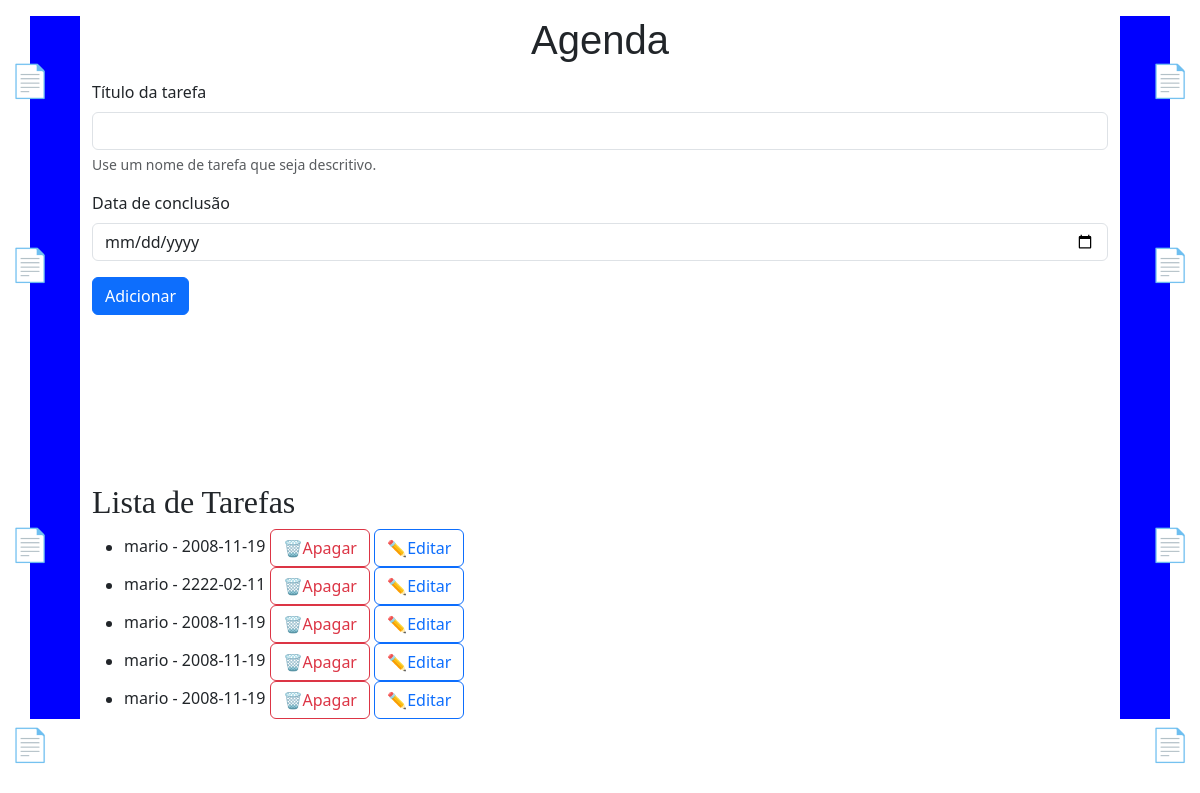
Page /agenda on the earlier database version.
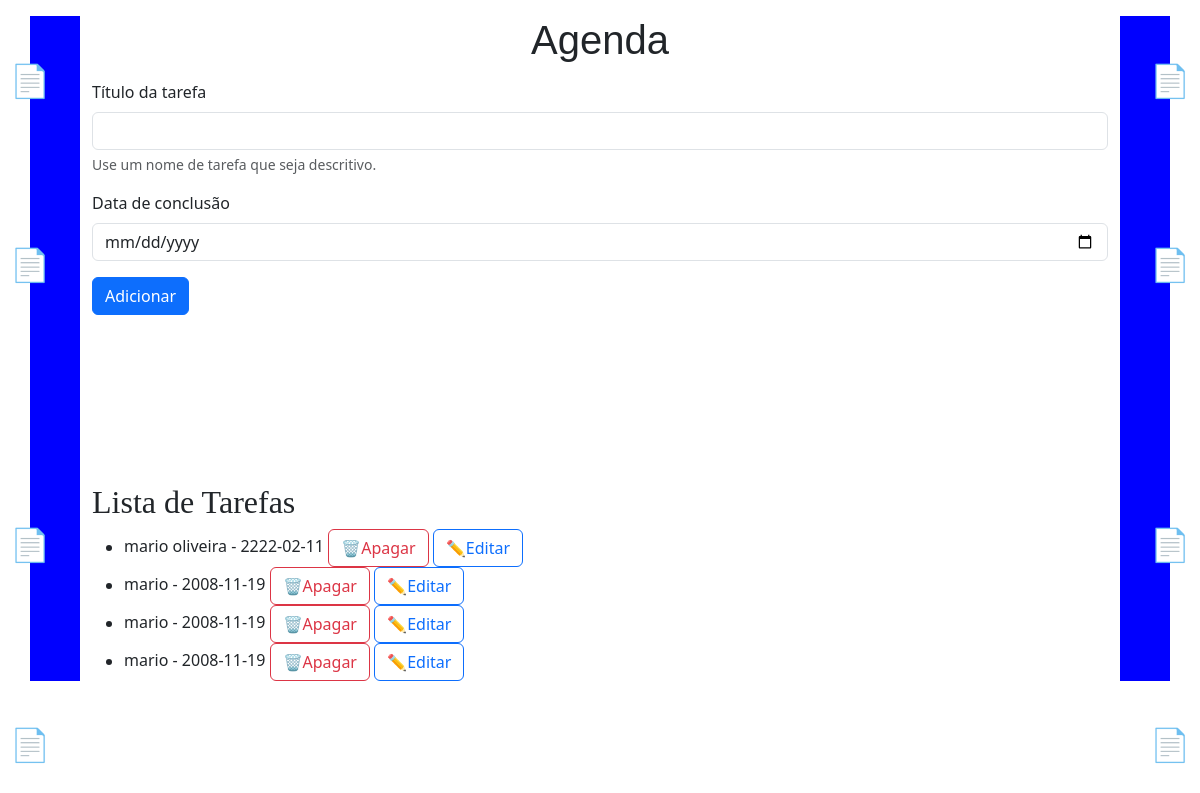
Same page on the later database version.
### tables this page shows
CREATE TABLE tarefas (
        id INTEGER PRIMARY KEY AUTOINCREMENT,
        titulo_tarefa TEXT NOT NULL,
        data_conclusao TEXT);

### app.py (the view)
@app.route('/agenda', methods=['GET', 'POST'])
def agenda():
    tarefas = None
    if request.method == 'POST':
        titulo_tarefa = request.form['titulo-tarefa']
        data_conclusao = request.form['data-conclusao']
        tarefa = Tarefa(titulo_tarefa, data_conclusao)
        tarefa.salvar_tarefa()
    tarefas = Tarefa.obter_tarefas()
    return render_template('agenda.html', titulo='Agenda', tarefas=tarefas)

### models/database.py (called while the page is built)
    def buscar_tudo(self, query: str, params: tuple = ()) -> list[Any]:
        self.cursor.execute(query, params)
        return self.cursor.fetchall()

    def close(self) -> None:
        self.connection.close()

    def __enter__(self) -> Self:
        return self

    def __exit__(self, exc_type: Optional[Type[BaseException]],
                  exc_value: Optional[BaseException], tb: Optional[TracebackType]) -> None:
        if exc_type is not None:
            print('Excecao capturada no contexto:')
            print(f'Tipo: {exc_type.__name__}')
            print(f'Mensagem: {exc_value}')
            print('TraceBack completo:')
            traceback.print_tb(tb)
        self.close()

### models/tarefa.py (called while the page is built)
    @classmethod
    def obter_tarefas(cls) -> list[Self]:
        with Database('./data/tarefas.sqlite3') as db:
            query: str = 'SELECT titulo_tarefa, data_conclusao, id FROM tarefas;'
            resultados: list[Any] = db.buscar_tudo(query)
            tarefas: list[Self] = [cls(titulo, data, id) for titulo, data, id in resultados]
            return tarefas

### templates/agenda.html (shortened to what this page needs)
{% extends "base.html" %}
{% block content %}
    <form class="mt-3" method="POST">
        <div class="mb-3">
            <label for="titulo-tarefa" class="form-label">Título da tarefa</label>
            <input type="text" class="form-control" name="titulo-tarefa" id="titulo-tarefa" aria-describedby="ajudaNomeTarefa" value="{{ tarefa_selecionada.titulo_tarefa if tarefa_selecionada else '' }}" required>
            <div id="ajudaNomeTarefa" class="form-text">Use um nome de tarefa que seja descritivo.</div>
        </div>
        <div class="mb-3">
            <label for="data-conclusao" class="form-label">Data de conclusão</label>
            <input type="date" class="form-control" id="data-conclusao" name="data-conclusao" id="data-conclusao"
            value="{{ tarefa_selecionada.data_conclusao if tarefa_selecionada else '' }}">
        </div>
        <button type="submit" class="btn btn-primary">Adicionar</button>
        <br>
        <br>
        <br>
        <br>
        <br>
        <br>
        <br>
        <br>
    </form>
        <div class="Notas esquerda" style="top: 7%;">📄</div>
        <div class="Notas esquerda" style="top: 30%;">📄</div>
        <div class="Notas esquerda" style="top: 65%;">📄</div>
        <div class="Notas esquerda" style="top: 90%;">📄</div>
        <div class="Notas direita" style="top: 7%;">📄</div>
        <div class="Notas direita" style="top: 30%;">📄</div>
        <div class="Notas direita" style="top: 65%;">📄</div>
        <div class="Notas direita" style="top: 90%;">📄</div>
    <h2>Lista de Tarefas</h2>
        {% if tarefas %}
            <ul>
                {% for tarefa in tarefas %}
                    <li>{{ tarefa.titulo_tarefa }} - {{ tarefa.data_conclusao }} <a href="{{ url_for
                      ('delete', idTarefa=tarefa.id_tarefa)}}" class="btn btn-outline-danger"> 🗑️Apagar</a>
                      <a href="{{url_for('update', idTarefa=tarefa.id_tarefa) }}" class="btn btn-outline-primary"> ✏️Editar</a>
                    </li>
                {% endfor %}
            </ul>
        {% else %}
            <p>Nenhuma tarefa cadastrada</p>
        {% endif %}
{% endblock %}

Differences in the rows shown:
removed tarefas: titulo_tarefa "mario", data_conclusao "2008-11-19"
changed tarefas: titulo_tarefa "mario" → "mario oliveira"
